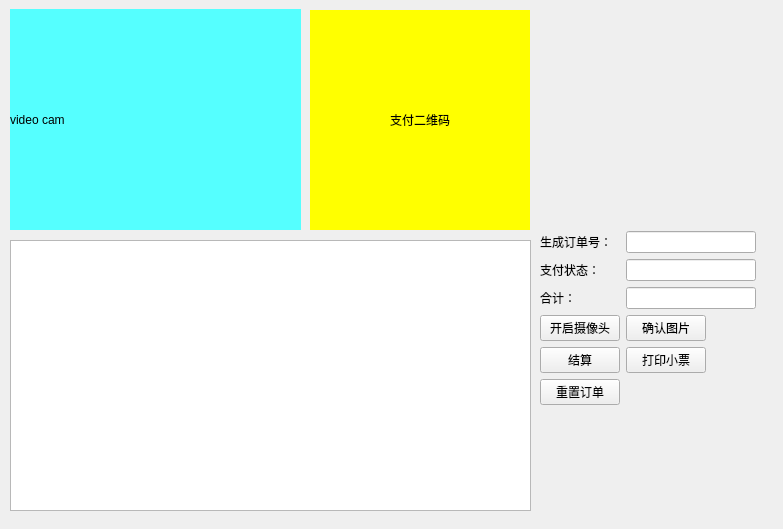
<?xml version="1.0" encoding="UTF-8"?>
<ui version="4.0">
 <class>Form</class>
 <widget class="QWidget" name="Form">
  <property name="geometry">
   <rect>
    <x>0</x>
    <y>0</y>
    <width>783</width>
    <height>529</height>
   </rect>
  </property>
  <property name="windowTitle">
   <string>Form</string>
  </property>
  <widget class="QLabel" name="label">
   <property name="geometry">
    <rect>
     <x>10</x>
     <y>9</y>
     <width>291</width>
     <height>221</height>
    </rect>
   </property>
   <property name="styleSheet">
    <string notr="true">background-color: rgb(85, 255, 255);</string>
   </property>
   <property name="text">
    <string>video cam</string>
   </property>
  </widget>
  <widget class="QTableWidget" name="tableWidget">
   <property name="geometry">
    <rect>
     <x>10</x>
     <y>240</y>
     <width>521</width>
     <height>271</height>
    </rect>
   </property>
   <property name="sizePolicy">
    <sizepolicy hsizetype="Preferred" vsizetype="Preferred">
     <horstretch>1</horstretch>
     <verstretch>1</verstretch>
    </sizepolicy>
   </property>
   <property name="minimumSize">
    <size>
     <width>480</width>
     <height>200</height>
    </size>
   </property>
  </widget>
  <widget class="QLabel" name="label_2">
   <property name="geometry">
    <rect>
     <x>310</x>
     <y>10</y>
     <width>220</width>
     <height>220</height>
    </rect>
   </property>
   <property name="sizePolicy">
    <sizepolicy hsizetype="Preferred" vsizetype="Preferred">
     <horstretch>1</horstretch>
     <verstretch>1</verstretch>
    </sizepolicy>
   </property>
   <property name="minimumSize">
    <size>
     <width>220</width>
     <height>220</height>
    </size>
   </property>
   <property name="maximumSize">
    <size>
     <width>250</width>
     <height>250</height>
    </size>
   </property>
   <property name="layoutDirection">
    <enum>Qt::LeftToRight</enum>
   </property>
   <property name="styleSheet">
    <string notr="true">background-color: rgb(255, 255, 0);</string>
   </property>
   <property name="text">
    <string>支付二维码</string>
   </property>
   <property name="alignment">
    <set>Qt::AlignCenter</set>
   </property>
   <property name="wordWrap">
    <bool>false</bool>
   </property>
  </widget>
  <widget class="QWidget" name="">
   <property name="geometry">
    <rect>
     <x>540</x>
     <y>225</y>
     <width>216</width>
     <height>281</height>
    </rect>
   </property>
   <layout class="QFormLayout" name="formLayout">
    <item row="0" column="0" colspan="2">
     <widget class="QWidget" name="widget_2" native="true"/>
    </item>
    <item row="1" column="0">
     <widget class="QLabel" name="label_3">
      <property name="text">
       <string>生成订单号：</string>
      </property>
     </widget>
    </item>
    <item row="1" column="1">
     <widget class="QLineEdit" name="lineEdit">
      <property name="toolTip">
       <string>订单号</string>
      </property>
      <property name="placeholderText">
       <string/>
      </property>
     </widget>
    </item>
    <item row="2" column="0">
     <widget class="QLabel" name="label_4">
      <property name="text">
       <string>支付状态：</string>
      </property>
     </widget>
    </item>
    <item row="2" column="1">
     <widget class="QLineEdit" name="lineEdit_2">
      <property name="sizePolicy">
       <sizepolicy hsizetype="Expanding" vsizetype="Fixed">
        <horstretch>0</horstretch>
        <verstretch>0</verstretch>
       </sizepolicy>
      </property>
      <property name="toolTip">
       <string>支付状态</string>
      </property>
      <property name="placeholderText">
       <string/>
      </property>
     </widget>
    </item>
    <item row="3" column="0">
     <widget class="QLabel" name="label_5">
      <property name="text">
       <string>合计：</string>
      </property>
     </widget>
    </item>
    <item row="3" column="1">
     <widget class="QLineEdit" name="lineEdit_3">
      <property name="toolTip">
       <string>合计价格</string>
      </property>
      <property name="placeholderText">
       <string/>
      </property>
     </widget>
    </item>
    <item row="4" column="0">
     <widget class="QPushButton" name="pushButton">
      <property name="sizePolicy">
       <sizepolicy hsizetype="Fixed" vsizetype="Fixed">
        <horstretch>0</horstretch>
        <verstretch>0</verstretch>
       </sizepolicy>
      </property>
      <property name="toolTip">
       <string>开启摄像头</string>
      </property>
      <property name="statusTip">
       <string/>
      </property>
      <property name="text">
       <string>开启摄像头</string>
      </property>
     </widget>
    </item>
    <item row="4" column="1">
     <widget class="QPushButton" name="pushButton_2">
      <property name="sizePolicy">
       <sizepolicy hsizetype="Fixed" vsizetype="Fixed">
        <horstretch>0</horstretch>
        <verstretch>0</verstretch>
       </sizepolicy>
      </property>
      <property name="toolTip">
       <string>重置订单信息</string>
      </property>
      <property name="statusTip">
       <string/>
      </property>
      <property name="text">
       <string>确认图片</string>
      </property>
     </widget>
    </item>
    <item row="5" column="0">
     <widget class="QPushButton" name="pushButton_3">
      <property name="sizePolicy">
       <sizepolicy hsizetype="Fixed" vsizetype="Fixed">
        <horstretch>0</horstretch>
        <verstretch>0</verstretch>
       </sizepolicy>
      </property>
      <property name="toolTip">
       <string>生成支付订单号与二维码，并结算</string>
      </property>
      <property name="statusTip">
       <string/>
      </property>
      <property name="text">
       <string>结算</string>
      </property>
     </widget>
    </item>
    <item row="5" column="1">
     <widget class="QPushButton" name="pushButton_4">
      <property name="sizePolicy">
       <sizepolicy hsizetype="Fixed" vsizetype="Fixed">
        <horstretch>0</horstretch>
        <verstretch>0</verstretch>
       </sizepolicy>
      </property>
      <property name="toolTip">
       <string>生成支付成功后的小票</string>
      </property>
      <property name="statusTip">
       <string/>
      </property>
      <property name="text">
       <string>打印小票</string>
      </property>
     </widget>
    </item>
    <item row="6" column="0">
     <widget class="QPushButton" name="pushButton_5">
      <property name="sizePolicy">
       <sizepolicy hsizetype="Fixed" vsizetype="Fixed">
        <horstretch>0</horstretch>
        <verstretch>0</verstretch>
       </sizepolicy>
      </property>
      <property name="toolTip">
       <string>重置订单信息</string>
      </property>
      <property name="text">
       <string>重置订单</string>
      </property>
     </widget>
    </item>
    <item row="7" column="0" colspan="2">
     <widget class="QWidget" name="widget" native="true"/>
    </item>
   </layout>
  </widget>
 </widget>
 <resources/>
 <connections>
  <connection>
   <sender>pushButton</sender>
   <signal>clicked()</signal>
   <receiver>Form</receiver>
   <slot>pb_start_cam_click()</slot>
   <hints>
    <hint type="sourcelabel">
     <x>589</x>
     <y>332</y>
    </hint>
    <hint type="destinationlabel">
     <x>817</x>
     <y>317</y>
    </hint>
   </hints>
  </connection>
  <connection>
   <sender>pushButton_2</sender>
   <signal>clicked()</signal>
   <receiver>Form</receiver>
   <slot>pb_sure_img_click()</slot>
   <hints>
    <hint type="sourcelabel">
     <x>673</x>
     <y>324</y>
    </hint>
    <hint type="destinationlabel">
     <x>851</x>
     <y>330</y>
    </hint>
   </hints>
  </connection>
  <connection>
   <sender>pushButton_3</sender>
   <signal>clicked()</signal>
   <receiver>Form</receiver>
   <slot>pb_end_order_click()</slot>
   <hints>
    <hint type="sourcelabel">
     <x>605</x>
     <y>362</y>
    </hint>
    <hint type="destinationlabel">
     <x>799</x>
     <y>345</y>
    </hint>
   </hints>
  </connection>
  <connection>
   <sender>pushButton_4</sender>
   <signal>clicked()</signal>
   <receiver>Form</receiver>
   <slot>pb_create_note_click()</slot>
   <hints>
    <hint type="sourcelabel">
     <x>688</x>
     <y>352</y>
    </hint>
    <hint type="destinationlabel">
     <x>819</x>
     <y>353</y>
    </hint>
   </hints>
  </connection>
  <connection>
   <sender>pushButton_5</sender>
   <signal>clicked()</signal>
   <receiver>Form</receiver>
   <slot>pb_clear_order_click()</slot>
   <hints>
    <hint type="sourcelabel">
     <x>580</x>
     <y>394</y>
    </hint>
    <hint type="destinationlabel">
     <x>837</x>
     <y>376</y>
    </hint>
   </hints>
  </connection>
 </connections>
 <slots>
  <slot>pb_start_cam_click()</slot>
  <slot>pb_clear_order_click()</slot>
  <slot>pb_end_order_click()</slot>
  <slot>pb_create_note_click()</slot>
  <slot>pb_sure_img_click()</slot>
 </slots>
</ui>
